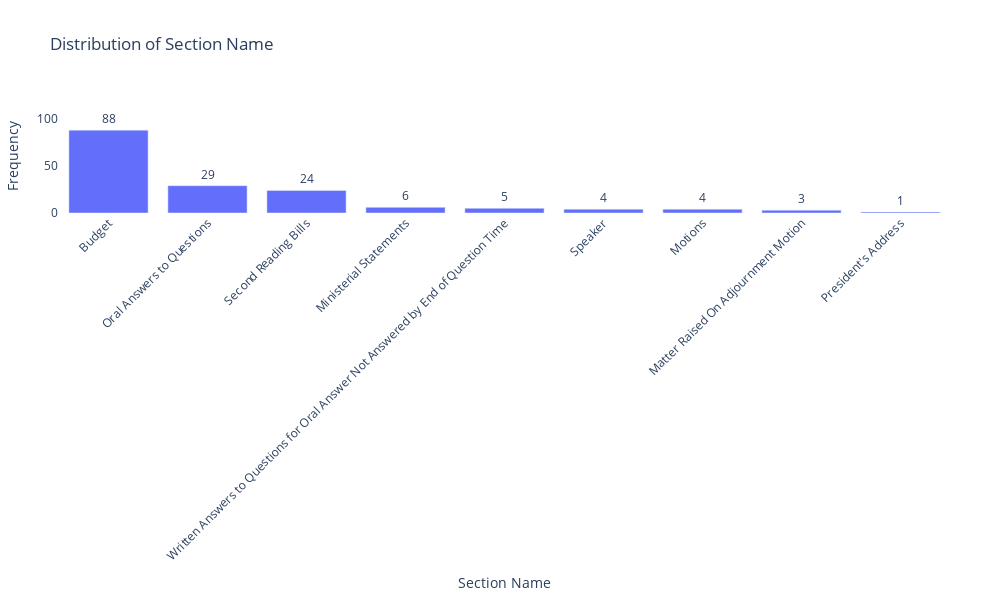

The notebook cell this image was saved under:
### Code cell
# Group by Section Name and count occurrences
section_name_counts = df['Section Name'].value_counts().reset_index()
section_name_counts.columns = ['Section Name', 'Count']

# Plotting the distribution with Plotly
fig = px.bar(section_name_counts, x='Section Name', y='Count', text='Count', 
             title='Distribution of Section Name', labels={'Count': 'Frequency'})
fig.update_traces(texttemplate='%{text}', textposition='outside')  # Display count above each bar
fig.update_layout(xaxis_title='Section Name', yaxis_title='Frequency', xaxis_tickangle=-45,
                  uniformtext_minsize=8, uniformtext_mode='hide',  # Adjust text size and visibility
                  height=600, width=1000,  # Adjust plot size
                  margin=dict(l=50, r=50, b=100, t=100),  # Adjust margins for better layout
                  plot_bgcolor='rgba(0,0,0,0)')  # Set plot background color to transparent

fig.update_xaxes(tickfont=dict(size=12))  # Adjust x-axis tick font size
fig.update_yaxes(tickfont=dict(size=12), range=[0, 120])  # Adjust y-axis tick font size and range

# Save the plot as an HTML file
fig.write_html(os.path.join(save_dir, "distribution_of_section_name.html"))

fig.show()

### Figure 1 — Plotly figure (JSON) as saved in the notebook; plotly's stock layout.template omitted (floating-point values rounded to 4 significant figures)
{"data": [{"alignmentgroup": "True", "hovertemplate": "Section Name=%{x}<br>Frequency=%{text}<extra></extra>", "legendgroup": "", "marker": {"color": "#636efa", "pattern": {"shape": ""}}, "name": "", "offsetgroup": "", "orientation": "v", "showlegend": false, "text": [88, 29, 24, 6, 5, 4, 4, 3, 1], "textposition": "outside", "texttemplate": "%{text}", "type": "bar", "x": ["Budget", "Oral Answers to Questions", "Second Reading Bills", "Ministerial Statements", "Written Answers to Questions for Oral Answer Not Answered by End of Question Time", "Speaker", "Motions", "Matter Raised On Adjournment Motion", "President's Address"], "xaxis": "x", "y": [88, 29, 24, 6, 5, 4, 4, 3, 1], "yaxis": "y"}], "layout": {"barmode": "relative", "height": 600, "legend": {"tracegroupgap": 0}, "margin": {"b": 100, "l": 50, "r": 50, "t": 100}, "plot_bgcolor": "rgba(0,0,0,0)", "title": {"text": "Distribution of Section Name"}, "uniformtext": {"minsize": 8, "mode": "hide"}, "width": 1000, "xaxis": {"anchor": "y", "domain": [0, 1], "tickangle": -45, "tickfont": {"size": 12}, "title": {"text": "Section Name"}}, "yaxis": {"anchor": "x", "domain": [0, 1], "range": [0, 120], "tickfont": {"size": 12}, "title": {"text": "Frequency"}}}}
